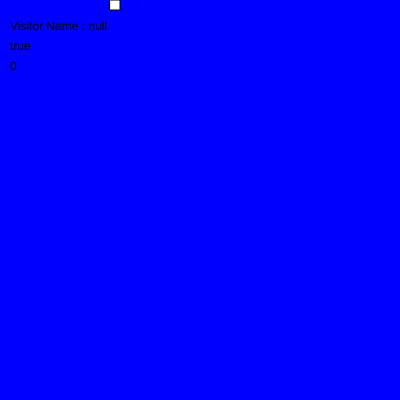
Frame 1 (no input)
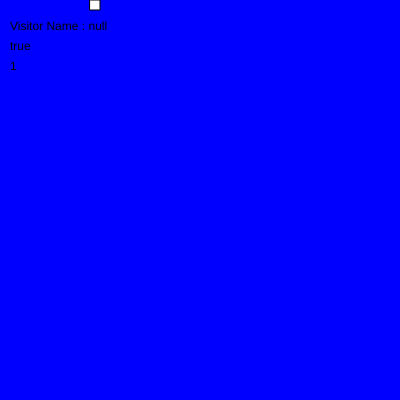
Frame 60 (no input)
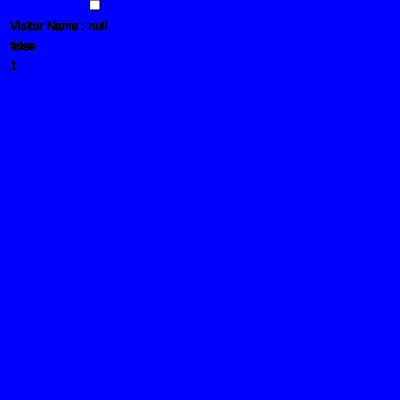
Frame 120 (the mouse pressed at the canvas centre since frame 60)

The p5.js sketch that drew these frames (run headless with seeded random() and noise() and a simulated clock; from frame 60 on, the mouse is pressed at the canvas centre):

// p5.js sketch
// ── sketch.js
var position = 100
// var name = visitorNames
var moving = true
var forwards = true
var counter = 0

function setup() {
  createCanvas(400, 400)
  background(0, 0, 255)
}

function draw() {
  if(moving == true && forwards == true)
  {
    background(0, 0, 255)
    position = position + 10
    rect(position, 0, 10, 10)

    if (position >= 400)
    {
      forwards = false
      counter++
    } 
  }
  if(moving == true && forwards == false)
  {
    background(0, 0, 255)
    position = position - 10
    rect(position, 0, 10, 10)
    
    if(position <= 0)
    {
      forwards = true
      counter ++
    }
  } 

  console.log('The position is ' + position)
  text('Visitor Name : ' + visitorName, 10, 30)

  text(moving, 10, 50)
  text(counter, 10, 70)
  console.log(moving)
}


function mousePressed() {
  moving = !moving
}


// ── index.css
body{
    background-color: blue;
}
.container{
    color: gold;
}
// ── scripts.js
var visitorName = prompt("What is your name?");
alert(visitorName); 
